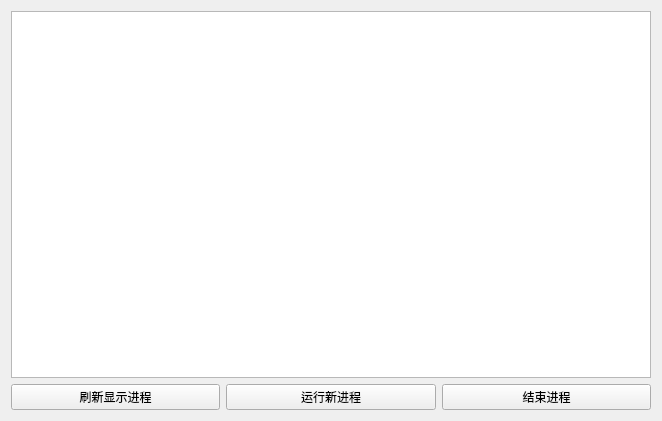
<?xml version="1.0" encoding="UTF-8"?>
<ui version="4.0">
 <class>Task</class>
 <widget class="QWidget" name="Task">
  <property name="geometry">
   <rect>
    <x>0</x>
    <y>0</y>
    <width>662</width>
    <height>421</height>
   </rect>
  </property>
  <property name="windowTitle">
   <string>进程管理</string>
  </property>
  <layout class="QVBoxLayout" name="verticalLayout_2">
   <item>
    <layout class="QVBoxLayout" name="verticalLayout">
     <item>
      <widget class="QListWidget" name="listProcessWidget"/>
     </item>
     <item>
      <layout class="QHBoxLayout" name="horizontalLayout">
       <item>
        <widget class="QPushButton" name="showProcessButton">
         <property name="text">
          <string>刷新显示进程</string>
         </property>
        </widget>
       </item>
       <item>
        <widget class="QPushButton" name="startNewBoutton">
         <property name="text">
          <string>运行新进程</string>
         </property>
        </widget>
       </item>
       <item>
        <widget class="QPushButton" name="killButton">
         <property name="text">
          <string>结束进程</string>
         </property>
        </widget>
       </item>
      </layout>
     </item>
    </layout>
   </item>
  </layout>
 </widget>
 <resources/>
 <connections/>
</ui>
